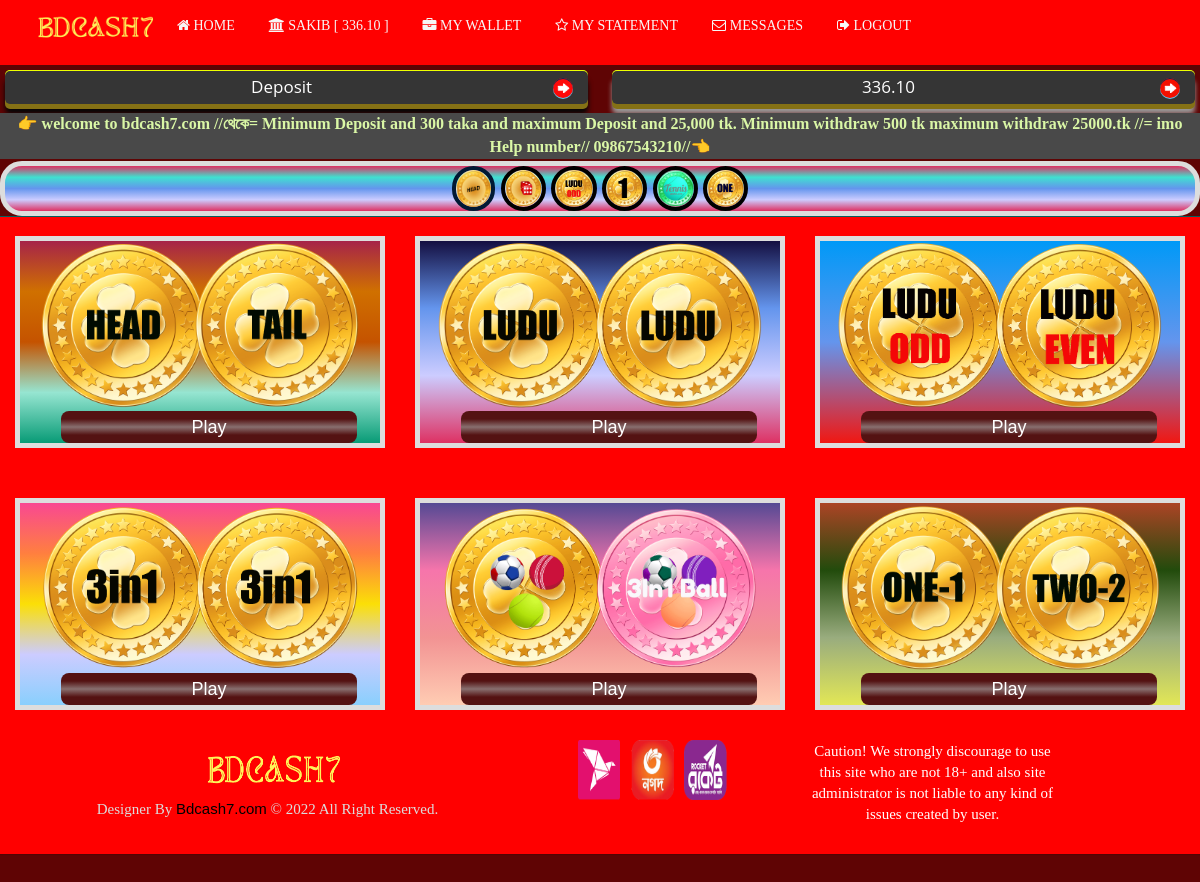
Screenshot of / (signed in) with the database file from the repository.
### Website_Setting/models.py (models this page shows)
class website_logo(models.Model):
    class Meta:
        db_table = ''
        managed = True
        verbose_name = 'Website logo'
        verbose_name_plural = 'Website Logo'
    logo = models.ImageField(upload_to ='logo/',validators=[validate_images],verbose_name="Website Logo",help_text=("our recommended size 20 KB MAX"))

class Homepage_animated_line(models.Model):
    class Meta:
        db_table = ''
        managed = True
        verbose_name = 'Animated Line'
        verbose_name_plural = 'Animated Line'
    Animated_line = models.CharField(max_length=500, verbose_name= "Animated Line",help_text=("please enter text which moving in Home page"))

### User/models.py (models this page shows)
class User(AbstractUser):
     phoneno = models.CharField(max_length=10)

### all_payments/models.py (models this page shows)
class transaction(models.Model):
    class Meta:
        db_table = ''
        managed = True
        verbose_name = 'Deposit and withdrawl'
        verbose_name_plural = 'Deposit and withdrawl'
    username = models.ForeignKey(User, on_delete=models.CASCADE)
    deposite_amount = models.CharField(verbose_name=("total deposite amount"),default=0.0 , max_length=50)
    widthdrawl_amount = models.CharField(verbose_name=("total withdrawl amount") ,default=0.0 , max_length=50)

### bdcash7/views.py (the view)
# urls.py: 2. Add a URL to urlpatterns:  path('', views.home, name='home')
def home(request):
    user = request.user
    if request.user.is_anonymous:
        deposite_amount =0.0
    else:
        deposite = transaction.objects.get(username= user)
        deposite_amount =deposite.deposite_amount
    context={
    'marquree' : Homepage_animated_line.objects.all(),
    'logo': website_logo.objects.all(),
    'deposite_amount' : deposite_amount
    }
    return render(request,"index.html",context)

### templates/index.html (shortened to what this page needs)
{% include 'homepage_header.html' %}
<div class="">
  <section class="callaction " style="border-bottom: 0px solid #5F5F5F;">
    <div class="content-container mx-auto  p-0 container "style="width:100%;">
      <div class="">
        <div class="col-xl-12 col-lg-12 col-md-12 col-sm-12 col-xs-12  pl-0 pr-0 ">
          <div>
            <div>
              <div class="abc">
                <div class="list-group" style="margin:0;">
                  <marquee direction=left style="background: #494949 !important; color:#DAF7A6;" class="mrq" scrolldelay="90" scrollamount="3" behavior="scroll" loop="0" onmouseover="this.stop()"
                  onmouseout="this.start()">
                    <p class="scrool-msg" style="margin: 2px;"><strong>{% for i in marquree %}{{i.Animated_line}}{% endfor %}</strong> </p>
                  </marquee>
                </div>
              </div>
            </div>
          </div>
        </div>
      </div>
    </div>
  </section>
</div>
<div style="background: linear-gradient(#DE3163,#40E0D0,#6495ED,#CCF,#DE3163) !important;border: 5px #dddddd solid;text-align: center;border-radius: 22px;">
<a style="margin-left:0px;" href="game1">	<img style="height:45px;border:4px #011934 solid;border-radius:30px;" src="/static/images/coin.gif"></a>
<a style="margin-left:2px;" href="game2"><img style="height:45px;border:4px #000 solid;border-radius:30px;" src="/static/images/ludo.gif"></a>
<a style="margin-left:2px;" href="game3"><img style="height:45px;border:4px #000 solid;border-radius:30px;" src="/static/images/luduodd-even.gif"></a>
<a style="margin-left:2px;" href="game4"><img style="height:45px;border:4px #000 solid;border-radius:30px;" src="/static/images/onetwothree.gif"></a>
<a style="margin-left:2px;" href="game5"><img style="height:45px;border:4px #000 solid;border-radius:30px;" src="/static/all/threeinoneball.gif"></a>
<a style="margin-left:2px;" href="game6"><img style="height:45px;border:4px #000 solid;border-radius:30px;" src="/static/images/onetwo.gif"></a>
 </div>
		<div class="col-lg-4 col-md-4 mb-4">
			<div class="card h-100" style="margin-top: 20px;margin-bottom: 30px;border: 5px solid #dddddd;background: linear-gradient(#A62349,#D07000,#C55300,#96E5D1 , #089b76) !important;">
				<a href="/game1">
					<img class="card-img-top" src="/static/images/headtaili.png"  alt="" style="height: 170px;">
				</a>
				<div class="card-footer">
					<a href="/game1"style="background: linear-gradient(#541212,#541212,#886F6F,#541212,#541212) !important;" class="form-inline float-right btn btn-xl btn-primary">
						Play
					</a>
				</div>
			</div>
		</div>
		<div class="col-lg-4 col-md-4 mb-4">
			<div class="card h-100" style="margin-top: 20px;margin-bottom: 30px;border: 5px solid #dddddd;background: linear-gradient(#140f41,#6495ED,#CCF,#DE3163) !important;">
				<a href="/game2">
					<img class="card-img-top" src="/static/images/ludu1i.png"  alt="" style="height: 170px;">
				</a>
				<div class="card-footer">
					<a href="/game2"style="background: linear-gradient(#541212,#541212,#886F6F,#541212,#541212) !important;" class="form-inline float-right btn btn-xl btn-primary">Play</a>
				</div>
			</div>
		</div>
		<div class="col-lg-4 col-md-4 mb-4">
			<div class="card h-100" style="margin-top: 20px;margin-bottom: 30px;border: 5px solid #dddddd;background: linear-gradient( #0099f7,#6495ED, #f11712) !important;">
				<a href="/game3">
					<img class="card-img-top" src="/static/images/luduoddeveni.png"  alt="" style="height: 170px;">
				<div class="card-footer">
					<a href="/game3"style="background: linear-gradient(#541212,#541212,#886F6F,#541212,#541212) !important;" class="form-inline float-right btn btn-xl btn-primary">Play</a>
				</div>
			</div>
		</div>
		<div class="col-lg-4 col-md-4 mb-4">
			<div class="card h-100" style="margin-top: 20px;margin-bottom: 30px;border: 5px solid #dddddd;background: linear-gradient(#F94892,#FF7F3F,#FBDF07,#CCF,#89CFFD) !important;">
				<a href="/game4">
					<img class="card-img-top" src="/static/images/3in1i.png" alt="" style="height: 170px;">
				</a>
				<div class="card-footer">
					<a href="/game4"style="background: linear-gradient(#541212,#541212,#886F6F,#541212,#541212) !important;" class="form-inline float-right btn btn-xl btn-primary">
						Play
					</a>
				</div>
			</div>
		</div>
		<div class="col-lg-4 col-md-4 mb-4">
			<div class="card h-100" style="margin-top: 20px;margin-bottom: 30px;border: 5px solid #dddddd;background: linear-gradient(#554994,#F675AB,#F29393,#FFCCB3) !important;">
				<a href="/game5">
					<img class="card-img-top" src="/static/images/3in1balli.png"  alt="" style="height: 170px;">
				<div class="card-footer">
					<a href="/game5"style="background: linear-gradient(#541212,#541212,#886F6F,#541212,#541212) !important;" class="form-inline float-right btn btn-xl btn-primary">
						Play
					</a>
				</div>
			</div>
		</div>
		<div class="col-lg-4 col-md-4 mb-4">
			<div class="card h-100" style="margin-top: 20px;margin-bottom: 30px;border: 5px solid #dddddd;background: linear-gradient(#AC4425,#224B0C,#99ac7e,#e2e756) !important;">
				<a href="/game6">
					<img class="card-img-top" src="/static/images/onetwoi.png"  alt="" style="height: 170px;">
				<div class="card-footer">
					<a href="/game6"style="background: linear-gradient(#541212,#541212,#886F6F,#541212,#541212) !important;" class="form-inline float-right btn btn-xl btn-primary">
						Play
					</a>
				</div>
			</div>
		</div>
<footer class="footer-basic-centered ">
  <div class="container">
    <div class="row">
      <div class="col-lg-5">
        {% for i in logo %}
          <a class="" href="/"><img style="width: 150px;height: 60px;margin-left: 10px;" src="/media/{{i.logo}}"></a>
          {% endfor %}
          <p style="font-size: 15px;color: #dcdcdc;" class="footer-company-name">Designer By <a href="index.html" style="color:#000">Bdcash7.com</a> &copy; 2022 All Right Reserved.</p>
      </div>
      <div class="col-lg-3">
                    <a class="" href="#">
                        <img style="width: 150px;height: 60px;margin-left: 10px;" src="/static/images/Payment.png">
                    </a>
                </div>
      <div class="col-lg-3">
        <span class="userAlert" style="color:#fff;"> Caution! We strongly discourage to use this site who are not 18+ and also site administrator is not liable to any kind of issues created by user.</span>
     </div>
   </div>
 </div>
</footer>
</div>

### templates/homepage_header.html (shortened to what this page needs)
<!DOCTYPE html>
<html lang="en">
<head>
  <link rel="stylesheet" href="/static/assets/css/exchangeresponsive.css">
  <link rel="stylesheet" href="/static/assets/css/65responsive.css">
  <link rel="stylesheet" href="/static/assets/css/nice-select.css">
  <link rel="stylesheet" href="/static/assets/css/owl.carousel.min.css">
  <link href="/static/css/bootstrap.min.css" rel="stylesheet" />
  <link rel="stylesheet" href="https://cdnjs.cloudflare.com/ajax/libs/font-awesome/4.7.0/css/font-awesome.css" />
  <link rel="stylesheet" href="/static/css/footer-basic-centered.css">
  <link rel="stylesheet" href="/static/css/headerStyle.css">
  <link rel="stylesheet" href="/static/assets/css/datatable.bootstrap.minf700f700.css?v=1.0.1">
  <link rel="stylesheet" href="/static/assets/css/newStyle.css">
  <link rel="stylesheet" type="text/css" href="/static/assets/css/sports333d53dd53d.css?v=10.4.1">
  <link rel="stylesheet" href="/static/assets/css/datatable.bootstrap.minf700f700.css?v=1.0.1">
  <link rel="stylesheet" href="/static/css/icofont.css">
  <link rel="stylesheet" href="/static/css/owl.carousel.css">
  <link rel="stylesheet" href="/static/css/slidr.css">
  <link rel="stylesheet" href="/static/css/main1.css">
  <link id="preset" rel="stylesheet" href="/static/css/preset2.css">
  <link rel="stylesheet" href="/static/css/responsive.css">
  <link href='/static/css/family%3dUbuntu.css' rel='stylesheet' type='text/css'>
  <link href='/static/css/Signika%2bNegative.css' rel='stylesheet' type='text/css'>
  <link rel="stylesheet" href="/static/css/indexStyle.css">
  <link href="/static/css/Palanquin%26display.css" rel="stylesheet">
  <link href="/static/css/custom.css" rel="stylesheet">
</head>
<body>
  <div id="wrapper">
<header >
  <nav class="navbar navbar-default heading-color" style="background:#FF0000 !important;">
    <div class="container">
      <div class="navbar-header ">
        <div class="headerLogoWrap">
            <div class="logo">
              {% for i in logo %}
              <a class="" href="/"><img style="width: 140px;height: 55px;margin-left: 10px; padding: 5px 5px;" src="/media/{{i.logo}}"></a>
              {% endfor %}
            </div>
          </div>
          </div>
        <div class="collapse navbar-collapse" id="bs-example-navbar-collapse-1">
      <ul class="nav navbar-nav left" style="float:left;">
        {% if user.is_authenticated %}
        <li><a  href="/"><i class="fa fa-home"></i><span> Home</span></a></li>
        <li><a  href="#"><i class="fa fa-bank"></i><span> {{request.user}} [ {{deposite_amount|floatformat:2}} ]</span></a></li>
        <li><a  href="/wallet"><i class="fa fa-briefcase"></i><span> My Wallet</span></a></li>
        <li><a  href="/user_statement"><i class="fa fa-star-o"></i><span> My Statement</span></a></li>
        <li><a  href="#"><i class="fa fa-envelope-o"></i> <span> Messages</span></a></li>
        <li><a href="/logout"><i class="fa fa-sign-out"></i><span> Logout</span></a></li>
        {% endif %}
      </ul>
    </div>
  </div>
</nav>
    <table class="guest" id="content-mobile" style="width:96% ;margin: 0px auto">
      <tbody>
        <div id="container_buttons">
          {% if user.is_authenticated %}
          <div class="b_demo_four" data-toggle="modal" data-target="#deposit">Deposit</div>
          <div class="a_demo_four" >{{deposite_amount|floatformat:2}}</div>
          {% else %}
          <div href="#" class="a_demo_four" data-toggle="modal" data-target="#SignIn">Sing In</div>
          <div href="#" class="b_demo_four" data-toggle="modal" data-target="#SignUp">Sing Up</div>
          {% endif %}
        </div>
      </tbody>
    </table>
  </header>

### static/css/footer-basic-centered.css (style rules this page uses)
.footer-basic-centered { box-shadow: 0 1px 1px 0 rgba(0, 0, 0, 0.12); box-sizing: border-box; width: 100%; text-align: center; font: normal 18px sans-serif; padding: 30px; }
.footer-basic-centered .footer-company-name { color: #fff; font-size: 14px; margin: 0; }
.userAlert { color: #fff; font-size: 15px; }

### static/css/headerStyle.css (style rules this page uses)
body { background-color: #027B5B; }
.form-control, .btn { border-radius: 8px; }
.heading-color { background: #ff0800 !important; border-radius: 0px; border: 0px; border-bottom: 1px solid #939393; margin: 0 !important; }
.callaction { margin-top: -19px; }
@media screen and (min-width: 768px) { #content-mobile { display: none; } }
.headerLogoWrap { display: flex; margin-bottom: 10px }

### static/assets/css/newStyle.css (style rules this page uses)
body { padding-bottom:39px; background:#027B5B }

### static/assets/css/sports333d53dd53d.css (style rules this page uses)
.navbar { padding: 0; }
.card { background: linear-gradient(#0080ff,#40E0D0,#6495ED,#CCF,#DE3163) !important; }

### static/css/main1.css (style rules this page uses)
.nav li { font-family: 'Oswald', sans-serif; font-size: 1.2em; line-height: 40px; height: 40px; border-bottom: 1px solid rgb(255, 253, 253); }
.nav a { text-decoration: none; color: #fff; display: block; transition: .3s background-color; }
@media screen and (min-width: 600px) { .nav li { width: auto; border-bottom: none; height: 50px; line-height: 50px; font-size: 1.4em; text-align: center; } }
@media screen and (min-width: 600px) { .nav li { display: inline-block; margin-right: -4px; } }
html, body { background-color: #5f0404 !important; font-family: 'Ubuntu', sans-serif; font-weight:400; color:#000; overflow-x:hidden; -webkit-font-smoothing: antialiased; }
ul { margin:0; padding:0; list-style:none; }
a { font-family: 'Ubuntu', sans-serif; color: #00a651; }
a, a:hover, a:focus, input:focus { text-decoration:none; outline: none; color:#02743a; }
img { max-width: 100%; }
section { min-width: 100%; position: relative; width: 100%; padding: 5px 0; }
.btn.btn-primary { font-size:18px; font-weight:400; text-transform:capitalize; background-color:#485160; padding:10px 40px 12px; border:0; -webkit-transition: all 0.3s ease-in-out; -moz-transition: all 0.3s ease-in-out; -ms-transition: all 0.3s ease-in-out; -o-transition: all 0.3s ease-in-out; transition: all 0.3s ease-in-out; }
.navbar { margin: 0; }
.nav li a, .navbar-default .navbar-nav>li>a { background-color: transparent; font-weight: 500; font-size: 14px; color: #f7f7f7 ; padding: 15px 12px; text-transform: uppercase; }
input, select, a, .transition, .footer-widget input, .favorites-user small, .feedback input[type="submit"], .select-category li:before, .team-social, .social-widget a, .banner-form input[type="submit"], .category-title, .category-icon img, .ad-meta a i, .category-quantity, .owl-next, .owl-prev, .home-banner .contact-form .form-control, .col-to-action .btn { -webkit-transition: all 500ms; -moz-transition: all 500ms; -ms-transition: all 500ms; -o-transition: all 500ms; transition: all 500ms; }

### static/css/indexStyle.css (style rules this page uses)
* { font-family: 'Verdana'; }
body { background: #027B5B; }
.mrq { color: red; background: #016D5F; border-left: 0px solid #D8AB7D; border-right: 0px solid #D8AB7D; font-size: 16px; border-bottom: 0px solid #9E7143; }
.content-container { margin-left: auto; margin-right: auto; }
.pr-0 { padding-right: 0 !important; }
.pl-0 { padding-left: 0 !important; }
.p-0 { padding: 0 !important; }
.navbar-default { border-bottom: 0px; }

### templates/homepage_header.html (style rules this page uses)
.a_demo_four, .b_demo_four { background: #353535 !important; cursor: pointer; }
.footer-basic-centered { background: #FF0000!important ; border-top: 1px solid #045F5F !important; }

### rows the page displays
website_logo: logo (picture)
User: user "SAKIB"
transaction: deposite_amount "336.10"
Homepage_animated_line: Animated_line "👉 welcome to bdcash7.com //থেকে= Minimum Deposit and 300 taka and maximum Deposit and 25,000 tk. Minimum withdraw 500 tk maximum withdraw 25000.tk //= imo Help number// 09867543210//👈"
